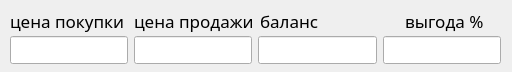
<?xml version="1.0" encoding="UTF-8"?>
<ui version="4.0">
 <class>SkinProfit</class>
 <widget class="QWidget" name="SkinProfit">
  <property name="geometry">
   <rect>
    <x>0</x>
    <y>0</y>
    <width>512</width>
    <height>72</height>
   </rect>
  </property>
  <property name="windowTitle">
   <string>SkinProfit</string>
  </property>
  <widget class="QWidget" name="layoutWidget">
   <property name="geometry">
    <rect>
     <x>10</x>
     <y>0</y>
     <width>491</width>
     <height>41</height>
    </rect>
   </property>
   <layout class="QHBoxLayout" name="horizontalLayout">
    <item>
     <widget class="QLabel" name="labelBouth">
      <property name="font">
       <font>
        <family>Spirit</family>
        <pointsize>13</pointsize>
        <italic>false</italic>
        <bold>false</bold>
       </font>
      </property>
      <property name="text">
       <string>цена покупки</string>
      </property>
     </widget>
    </item>
    <item>
     <widget class="QLabel" name="labelProfit">
      <property name="font">
       <font>
        <family>Spirit</family>
        <pointsize>13</pointsize>
        <italic>false</italic>
        <bold>false</bold>
       </font>
      </property>
      <property name="text">
       <string>цена продажи</string>
      </property>
     </widget>
    </item>
    <item>
     <widget class="QLabel" name="labelSold">
      <property name="font">
       <font>
        <family>Spirit</family>
        <pointsize>13</pointsize>
        <italic>false</italic>
        <bold>false</bold>
       </font>
      </property>
      <property name="text">
       <string>баланс</string>
      </property>
     </widget>
    </item>
    <item>
     <widget class="QLabel" name="labelProfitPosent">
      <property name="font">
       <font>
        <family>Spirit</family>
        <pointsize>13</pointsize>
        <italic>false</italic>
        <bold>false</bold>
       </font>
      </property>
      <property name="text">
       <string>     выгода %</string>
      </property>
     </widget>
    </item>
   </layout>
  </widget>
  <widget class="QWidget" name="layoutWidget">
   <property name="geometry">
    <rect>
     <x>10</x>
     <y>20</y>
     <width>491</width>
     <height>61</height>
    </rect>
   </property>
   <layout class="QHBoxLayout" name="horizontalLayout_2">
    <item>
     <widget class="QLineEdit" name="lineEditBouth">
      <property name="font">
       <font>
        <pointsize>13</pointsize>
        <bold>false</bold>
       </font>
      </property>
     </widget>
    </item>
    <item>
     <widget class="QLineEdit" name="lineEditSold">
      <property name="font">
       <font>
        <pointsize>13</pointsize>
        <bold>false</bold>
       </font>
      </property>
      <property name="layoutDirection">
       <enum>Qt::LeftToRight</enum>
      </property>
     </widget>
    </item>
    <item>
     <widget class="QLineEdit" name="lineEditProfit">
      <property name="font">
       <font>
        <pointsize>13</pointsize>
        <bold>false</bold>
       </font>
      </property>
      <property name="readOnly">
       <bool>true</bool>
      </property>
     </widget>
    </item>
    <item>
     <widget class="QLineEdit" name="lineEditProfitPosent">
      <property name="enabled">
       <bool>true</bool>
      </property>
      <property name="font">
       <font>
        <pointsize>13</pointsize>
        <bold>false</bold>
       </font>
      </property>
      <property name="mouseTracking">
       <bool>true</bool>
      </property>
      <property name="readOnly">
       <bool>true</bool>
      </property>
     </widget>
    </item>
   </layout>
  </widget>
 </widget>
 <resources/>
 <connections/>
</ui>
